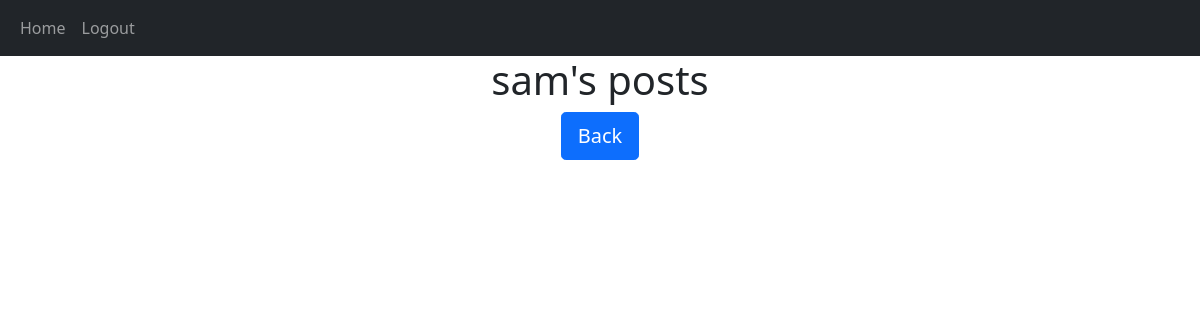
Page /posts/sam (signed in) on the earlier database version.
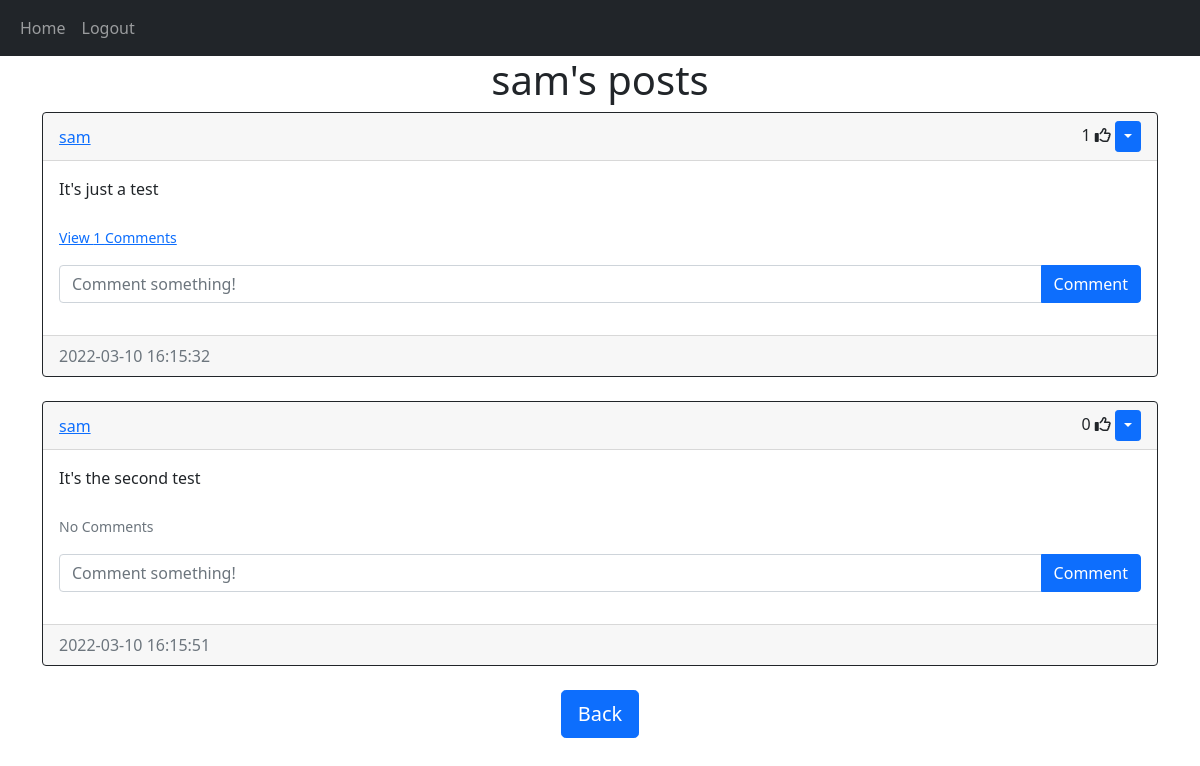
Same page on the later database version.
### website/models.py (models this page shows)
class User(db.Model, UserMixin):
    id = db.Column(db.Integer, primary_key=True)
    email = db.Column(db.String(150), unique=True)
    username = db.Column(db.String(150), unique=True)
    password = db.Column(db.String(150))
    date_created = db.Column(db.DateTime(timezone=True), default=func.now())
    posts = db.relationship('Post', backref='user', passive_deletes=True)
    comments = db.relationship('Comment', backref='user', passive_deletes=True)
    likes = db.relationship('Like', backref='user', passive_deletes=True)

class Post(db.Model):
    id = db.Column(db.Integer, primary_key=True)
    text = db.Column(db.Text, nullable=False)
    date_created = db.Column(db.DateTime(timezone=True), default=func.now())
    author = db.Column(db.Integer, db.ForeignKey(
        'user.id', ondelete="CASCADE"), nullable=False)
    comments = db.relationship('Comment', backref='post', passive_deletes=True)
    likes = db.relationship('Like', backref='post', passive_deletes=True)

### website/views.py (the view)
@views.route("/posts/<username>")
@login_required
def posts(username):
    user = User.query.filter_by(username=username).first()
    if not user:
        flash('No user with that username exists.', category='error')
        return redirect(url_for('views.home'))
    posts = user.posts
    return render_template("posts.html", user=current_user, posts=posts, username=username)

### website/__init__.py (called while the page is built)
def create_app():
    app = Flask(__name__)
    app.config['SECRET_KEY'] = "helloworld"
    app.config['SQLALCHEMY_DATABASE_URI'] = f'sqlite:///{DB_NAME}'
    db.init_app(app)
    from .views import views
    from .auth import auth
    app.register_blueprint(views, url_prefix="/")
    app.register_blueprint(auth, url_prefix="/")
    from .models import User, Post, Comment, Like
    create_database(app)
    login_manager = LoginManager()
    login_manager.login_view = "auth.login"
    login_manager.init_app(app)
    @login_manager.user_loader
    def load_user(id):
        return User.query.get(int(id))
    return app

### website/templates/posts.html (shortened to what this page needs)
{% extends "posts_div.html" %}
{% block header %} {{username}}'s posts {% endblock %}
{% block footer %}
    <div align="center">
      <a href="/home"><button type="button" class="btn btn-primary btn-lg">Back</button></a>
    </div>
{% endblock %}

### website/templates/posts_div.html (shortened to what this page needs)
{% extends "base.html" %}
{% block content%}
    <h1 align="center">{% block header %}Posts{% endblock %}</h1>
    <div id="posts">
      {% for post in posts %}
      <div class="card border-dark">
        <div class="card-header d-flex justify-content-between align-items-center">
          <a href="/posts/{{post.user.username}}">{{post.user.username}}</a>
          <div>
            <span id="likes-count-{{post.id}}">
            {{ post.likes|length }}</span>
            {% if user.id in post.likes|map(attribute="author")|list %}
            <i
              class="fas fa-thumbs-up"
              id="like-button-{{post.id}}"
              onclick="like({{post.id}})"
            ></i>
            {% else %}
            <i
              class="far fa-thumbs-up"
              id="like-button-{{post.id}}"
              onclick="like({{post.id}})"
            ></i>
            {% endif %} {% if user.id == post.author %}
            <div class="btn-group">
              <button
                type="button"
                class="btn btn-sm btn-primary dropdown-toggle"
                data-bs-toggle="dropdown"
              ></button>
            </div>
            {% endif %}
          </div>
        </div>
        <div class="card-body">
          <div class="card-text">{{post.text}}</div>
          <br />
          <p class="card-text">
            {% if post.comments|length > 0 %}
            <a data-bs-toggle="collapse" href="#comments-{{post.id}}" role="button">
              <small>View {{post.comments|length}} Comments</small>
            </a>
            {% else %}
            <small class="text-muted">No Comments</small>
            {% endif %}
          </p>
          <form
            class="input-group mb-3"
            method="POST"
            action="/create-comment/{{post.id}}"
          >
            <input
              type="text"
              id="text"
              name="text"
              class="form-control"
              placeholder="Comment something!"
            />
            <button type="submit" class="btn btn-primary">Comment</button>
          </form>
        </div>
        <div class="card-footer text-muted">{{post.date_created}}</div>
      </div>
      <br/ > {% endfor %}
    </div>
    {% block footer %}{% endblock %}
{% endblock %}

### website/templates/base.html (shortened to what this page needs)
<!DOCTYPE html>
<html lang="en">
  <head>
    <link
      href="https://cdn.jsdelivr.net/npm/bootstrap@5.0.2/dist/css/bootstrap.min.css"
      rel="stylesheet"
    />
  </head>
  <body>
    <nav class="navbar navbar-expand-lg navbar-dark bg-dark">
      <div class="container-fluid">
        <div class="collapse navbar-collapse" id="navbar">
          <div class="navbar-nav">
            <a class="nav-item nav-link" href="/home">Home</a>
            {% if user.is_authenticated %}
            <a class="nav-item nav-link" href="/logout">Logout</a>
            {% else %}
            <a class="nav-item nav-link" href="/login">Login</a>
            <a class="nav-item nav-link" href="/sign-up">Sign Up</a>
            {% endif %}
          </div>
        </div>
      </div>
    </nav>
    <div class="container">{% block content %}{% endblock %}</div>
  </body>
</html>

Differences in the rows shown:
added Post: user.username "sam", likes|length "1", text "It's just a test", comments|length "1", date_created "2022-03-10 16:15:32"
added Post: user.username "sam", likes|length "0", text "It's the second test", shows "No Comments", date_created "2022-03-10 16:15:51"
